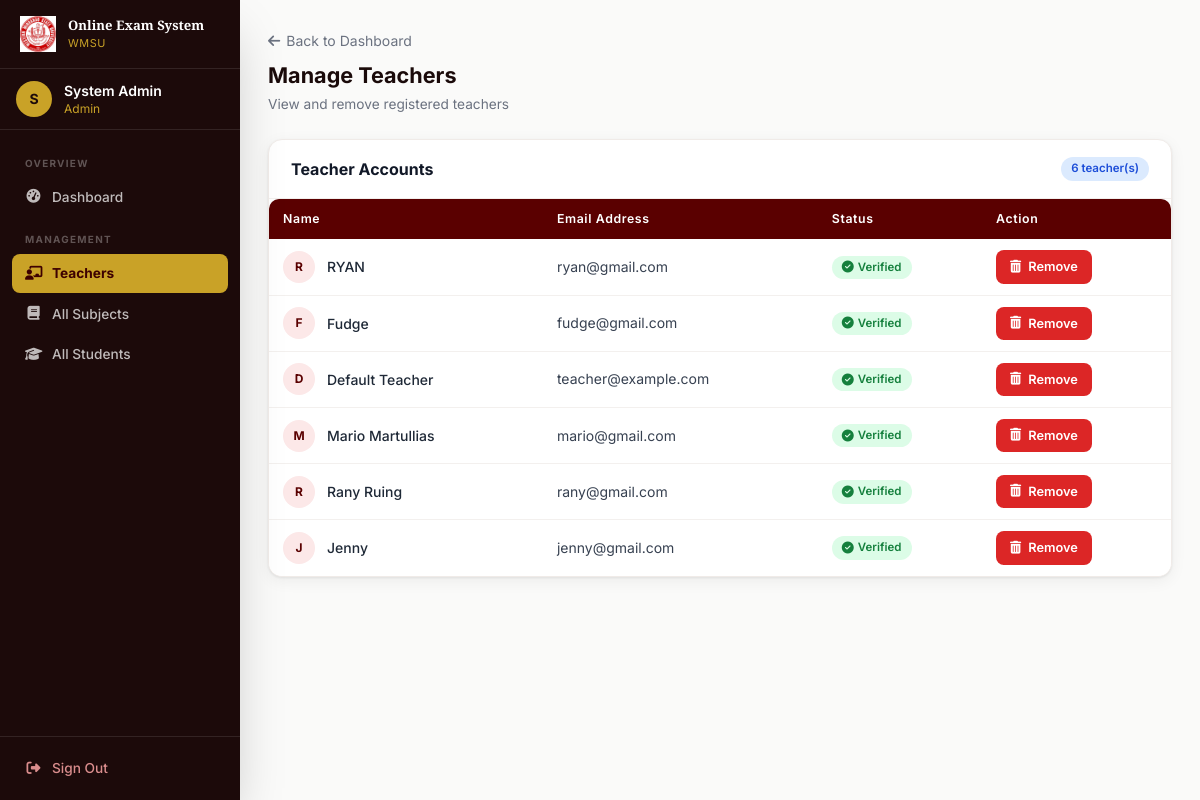
Page /admin/manage_teachers (signed in) on the committed database.
### tables this page shows
CREATE TABLE users (
        id INTEGER PRIMARY KEY AUTOINCREMENT,
        name TEXT NOT NULL,
        email TEXT UNIQUE NOT NULL,
        password TEXT NOT NULL,
        role TEXT NOT NULL,
        student_number INTEGER UNIQUE,
        is_verified INTEGER DEFAULT 0
    );

### app.py (the view)
@app.route('/admin/manage_teachers')
@login_required
@admin_required
def manage_teachers():
    conn = get_db()
    teachers = db_execute(conn, "SELECT * FROM users WHERE role = 'teacher'").fetchall()
    conn.close()
    return render_template('manage_teachers.html', teachers=teachers)

### app.py (called while the page is built)
def get_db():
    if USE_POSTGRES:
        conn = psycopg2.connect(DATABASE_URL)
        conn.autocommit = False
        return conn
    else:
        conn = sqlite3.connect('examination.db')
        conn.row_factory = sqlite3.Row
        return conn

def db_cursor(conn):
    if USE_POSTGRES:
        return conn.cursor(cursor_factory=psycopg2.extras.RealDictCursor)
    return conn.cursor()

def db_execute(conn, sql, params=()):
    if USE_POSTGRES:
        sql = sql.replace('?', '%s')
    cur = db_cursor(conn)
    cur.execute(sql, params)
    return cur

def login_required(f):
    @wraps(f)
    def decorated(*args, **kwargs):
        if 'user_id' not in session:
            flash('Please sign in to continue.', 'danger')
            return redirect(url_for('login'))
        return f(*args, **kwargs)
    return decorated

def admin_required(f):
    @wraps(f)
    def decorated(*args, **kwargs):
        if session.get('role') != 'admin':
            flash('Admin access required.', 'danger')
            return redirect(url_for('dashboard'))
        return f(*args, **kwargs)
    return decorated

### templates/manage_teachers.html (shortened to what this page needs)
{% extends "base.html" %}
{% block content %}
<div class="mb-6">
    <a href="{{ url_for('admin_dashboard') }}" class="text-sm text-gray-500 hover:text-maroon-700 transition-colors mb-2 inline-block"><i class="fas fa-arrow-left mr-1.5"></i>Back to Dashboard</a>
    <h1 class="page-title">Manage Teachers</h1>
    <p class="page-subtitle">View and remove registered teachers</p>
</div>
<div class="card">
    <div class="card-header">
        <h2 class="font-bold text-gray-900 text-base">Teacher Accounts</h2>
        <span class="badge badge-blue">{{ teachers|length }} teacher(s)</span>
    </div>
    {% if teachers %}
    <div class="table-wrap">
        <table class="data-table">
            <thead>
                <tr>
                    <th>Name</th>
                    <th>Email Address</th>
                    <th>Status</th>
                    <th>Action</th>
                </tr>
            </thead>
            <tbody>
                {% for teacher in teachers %}
                <tr>
                    <td>
                        <div class="flex items-center gap-3">
                            <div class="w-8 h-8 rounded-full bg-maroon-100 flex items-center justify-center flex-shrink-0">
                                <span class="text-maroon-700 font-bold text-xs">{{ teacher.name[0]|upper }}</span>
                            </div>
                            <span class="font-medium text-gray-800">{{ teacher.name }}</span>
                        </div>
                    </td>
                    <td class="text-gray-500 text-sm">{{ teacher.email }}</td>
                    <td>
                        {% if teacher.is_verified %}
                        <span class="badge badge-green"><i class="fas fa-circle-check text-xs"></i> Verified</span>
                        {% else %}
                        <span class="badge badge-yellow"><i class="fas fa-clock text-xs"></i> Pending</span>
                        {% endif %}
                    </td>
                    <td>
                        <a href="{{ url_for('delete_teacher', user_id=teacher.id) }}"
                           onclick="return confirm('Are you sure you want to remove {{ teacher.name }}? This action cannot be undone.')"
                           class="btn btn-danger btn-sm">
                            <i class="fas fa-trash-can"></i> Remove
                        </a>
                    </td>
                </tr>
                {% endfor %}
            </tbody>
        </table>
    </div>
    {% else %}
    <div class="card-body text-center py-12">
        <div class="w-14 h-14 bg-gray-100 rounded-full flex items-center justify-center mx-auto mb-3"><i class="fas fa-chalkboard-user text-gray-300 text-2xl"></i></div>
        <p class="text-gray-500 text-sm font-medium">No teachers registered yet</p>
    </div>
    {% endif %}
</div>
{% endblock %}

### templates/base.html (style rules this page uses)
* { box-sizing:border-box }
html { scroll-behavior:smooth }
body { font-family:'Inter',system-ui,sans-serif }
.data-table { width:100%;border-collapse:collapse }
.data-table th { background:#5a0000;color:#fff;padding:11px 14px;text-align:left;font-size:.77rem;font-weight:600;letter-spacing:.05em;white-space:nowrap }
.data-table th:first-child { border-radius:8px 0 0 0 }
.data-table th:last-child { border-radius:0 8px 0 0 }
.data-table td { padding:11px 14px;font-size:.875rem;color:#374151;border-bottom:1px solid #f3f0ee;vertical-align:middle }
.data-table tbody tr { background:#fff;transition:background .15s }
.data-table tbody tr:last-child td { border-bottom:none }
.btn { display:inline-flex;align-items:center;gap:7px;padding:10px 20px;border:none;border-radius:8px;font-size:.875rem;font-weight:600;cursor:pointer;transition:all .2s;font-family:'Inter',sans-serif;text-decoration:none;white-space:nowrap }
.btn-danger { background:#dc2626;color:#fff;padding:8px 16px;font-size:.8rem }
.btn-sm { padding:7px 14px;font-size:.8rem }
.badge { display:inline-flex;align-items:center;gap:4px;padding:3px 10px;border-radius:20px;font-size:.72rem;font-weight:600 }
.badge-green { background:#dcfce7;color:#15803d }
.badge-blue { background:#dbeafe;color:#1d4ed8 }
.card { background:#fff;border-radius:14px;box-shadow:0 1px 3px rgba(0,0,0,.08),0 4px 16px rgba(0,0,0,.06);border:1px solid #f0ebe8;overflow:hidden }
.card-header { padding:17px 22px;border-bottom:1px solid #f3f0ee;display:flex;align-items:center;justify-content:space-between;flex-wrap:wrap;gap:10px }
.page-title { font-size:1.35rem;font-weight:700;color:#1a0a0a;margin-bottom:3px }
.page-subtitle { font-size:.855rem;color:#6b7280 }
a { text-decoration:none }
.table-wrap { overflow-x:auto;border-radius:10px;box-shadow:0 1px 3px rgba(0,0,0,.08) }

### rows in the picture
users: name "R", name "RYAN", email "ryan@gmail.com", is_verified 1 (drawn)
users: name "F", name "Fudge", email "fudge@gmail.com", is_verified 1 (drawn)
users: name "D", name "Default Teacher", email "teacher@example.com", is_verified 1 (drawn)
users: name "M", name "Mario Martullias", email "mario@gmail.com", is_verified 1 (drawn)
users: name "R", name "Rany Ruing", email "rany@gmail.com", is_verified 1 (drawn)
users: name "J", name "Jenny", email "jenny@gmail.com", is_verified 1 (drawn)

### other values in the picture
{{ (session.name or 'U')[0]|upper }} "S"
{{ session.name }} "System Admin"
{{ session.role }} "Admin"
{{ teachers|length }} "6"
